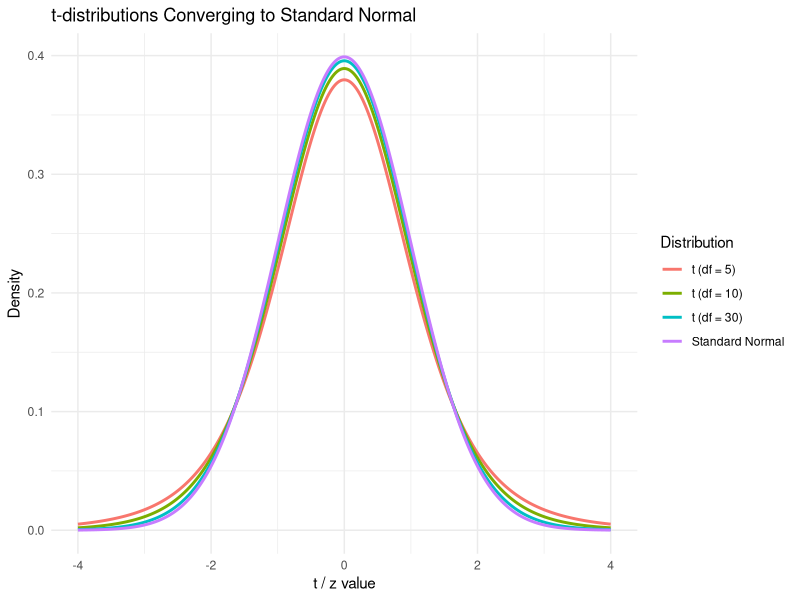

R code for this plot:
## ---- chunk 1
knitr::opts_chunk$set(echo = FALSE)
library(dplyr)
library(ggplot2)
rm(list=ls())
set.seed(1)
## ---- chunk 2
library(ggplot2)

df_seq <- c(5, 10, 30)  # degrees of freedom for t
x_vals <- seq(-4, 4, length.out = 500)

# Create a data frame with densities
plot_data <- do.call(rbind, lapply(df_seq, function(df) {
  data.frame(
    x = x_vals,
    density = dt(x_vals, df),
    Distribution = paste0("t (df = ", df, ")")
  )
}))

# Add normal distribution
normal_data <- data.frame(
  x = x_vals,
  density = dnorm(x_vals),
  Distribution = "Standard Normal"
)

plot_data <- rbind(plot_data, normal_data)
plot_data$Distribution <- factor(plot_data$Distribution,
  levels = c(paste0("t (df = ", df_seq, ")"), "Standard Normal"))

# Plot
ggplot(plot_data, aes(x = x, y = density, color = Distribution)) +
  geom_line(linewidth = 1) +
  theme_minimal() +
  labs(title = "t-distributions Converging to Standard Normal",
       y = "Density", x = "t / z value")

